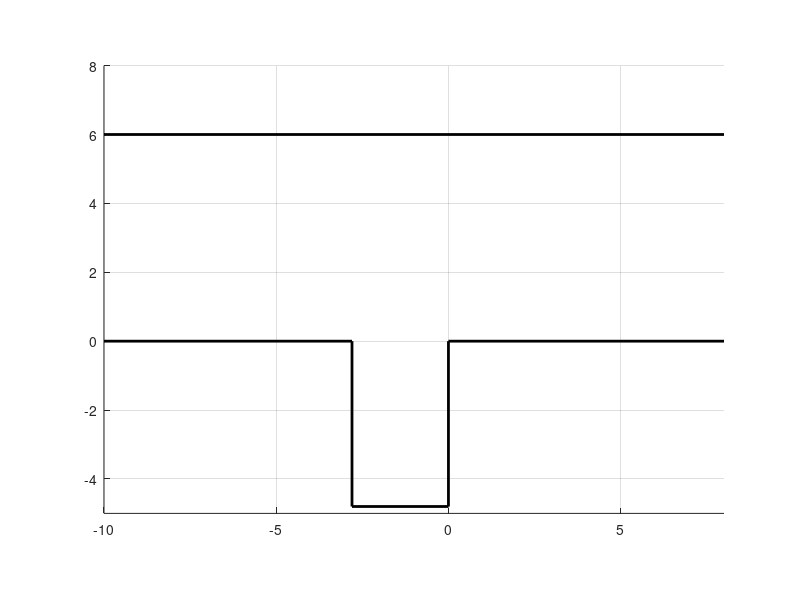

Write the MATLAB code that produced this figure. (Note: this script raises an error after producing the figure.)
clear; close all; clc

veh.LF = 3.55;
veh.LB = 0.9;
veh.W = 1.98;
veh.RMin = 5;
veh.Color = '#C0C0C0';
veh.LineWidth = 0.01;
disc_dist = 0.1;
margin = 0.3;

MAX_TIMES = 1000;

bound_x = 6;
bound_y = 6;
bounds = [bound_x, bound_y];
xmax = 8;
xmin = -10;
ymax = 8;
ymin = -5;

lot.W = 2.8;
lot.L = 4.8;
axis equal;
hold on;grid on;
xlim([xmin xmax])
ylim([ymin ymax])
plot([xmin, xmax], [bound_y, bound_y], 'k', 'LineWidth', 2)
plot([xmin, -lot.W, -lot.W, 0, 0, xmax], [0, 0, -lot.L, -lot.L, 0, 0], 'k', 'LineWidth', 2)

start = WayPoint(-5.0, 1.7, 0.1);
plot(start.X, start.Y, 'ro')
goal = WayPoint(-0.5 * lot.W, -veh.LF, 0.5 * pi);
plot(goal.X, goal.Y, 'ro')

%% ==== once gear shift ===========
theta_fac = atan(0.5 * veh.W / veh.LF);
theta_rac = atan(0.5 * veh.W / veh.LB);

theta_max_flc = 0.5 * pi  - theta_fac;
if theta_max_flc > start.Theta
    r_min_flc = (bound_y - start.Y - margin - veh.LF / cos(theta_fac)) / (2.0 * sin(0.5 * (theta_max_flc - ...
        start.Theta)) * sin(0.5 * (theta_max_flc + start.Theta)));
else
    r_min_flc = veh.RMin;
end
% fprintf("r_min_flc: %.3f\n", r_min_flc)

theta_max_rlc = 0.5 * pi - theta_rac;
if theta_max_rlc > start.Theta
    r_max_rlc = (start.X + lot.W + margin + veh.LB / cos(theta_rac)) / (2.0 * sin(0.5 * (theta_max_rlc - ...
        start.Theta)) * cos(0.5 * (theta_max_flc + start.Theta)));
else
    r_max_rlc = 10000;
end
% fprintf("r_max_flc: %.3f\n", r_max_rlc)

obst_right = Point(0, 0);
obst_left = Point(-lot.W, 0);
obsts = [obst_right, obst_left];
r0 = 0;
r_min_dist = 100;
times = 1;
while abs(r_min_dist - r0) > 0.001 && times < MAX_TIMES
    r0 = r_min_dist;
    f = (start.X + r0 * sin(start.Theta) - obst_right.X) ^ 2 + (start.Y - r0 * cos(start.Theta) - obst_right.Y) ^ 2 - (r0 - 0.5 * veh.W - margin) ^ 2;
    df = 2.0 * sin(start.Theta) * (start.X + r0 * sin(start.Theta) - obst_right.Y) - 2.0 * cos(start.Theta) * (start.Y - r0 * cos(start.Theta) - obst_right.Y) - 2.0 * (r0 - 0.5 * veh.W - margin);
    r_min_dist = r0 - f / df;
    times = times + 1;
end
% fprintf("r_min_dist: %.3f\n", r_min_dist)

r_goal = (start.X - goal.X) / (1.0 - sin(start.Theta));
% fprintf("r_goal: %.3f\n", r_goal)
end_y = start.Y - r_goal * cos(start.Theta);

if r_goal > max(max(r_min_dist, r_min_flc), veh.RMin) && r_goal < r_max_rlc && end_y >= goal.Y && times < MAX_TIMES && r_min_dist > 0
    kappa = -1.0 / r_goal;
    length = (goal.Theta - start.Theta) / kappa;
    [x, y, theta] = WayPointsOnClothoid(start.X, start.Y, start.Theta, kappa, 0, length, uint16(abs(length) / disc_dist), false);
    VehicleAnimation(x, y, theta, veh);
    plot(goal.X, end_y, 'ro')
    [x, y, theta] = WayPointsOnClothoid(goal.X, end_y, goal.Theta, 0, 0, goal.Y - end_y, uint16((end_y - goal.Y) / disc_dist), false);
    [vehx, vehy] = VehicleAnimation(x, y, theta, veh);
    plot(vehx, vehy, 'k', 'LineWidth', 1.5)
    % fprintf("arc-line with arc-length (%.3f) kappa (%.3f) line-length (%.3f)\n", length, kappa, goal.Y - end_y)
    return;
else
    fprintf("once gear shift connection faild\n")
end

%% ======== twice gear shift ===========
[status, length1, kappa1, length2, kappa2, length3] = CircleCircleLine(start, goal, veh);
if status
    middle_pose = CalcStopPointByLength(start, kappa1, length1);
    end_pose = CalcStopPointByLength(middle_pose, kappa2, length2);
    center2 = Point(end_pose.X + veh.RMin, end_pose.Y);
    
    min_side_dist_pose = CalcStopPointByLength(end_pose, kappa2, veh.RMin * atan(abs((center2.Y - obst_right.Y) / (center2.X - obst_right.X))));
    min_side_dist = CalcDistance(center2, min_side_dist_pose) - CalcDistance(center2, obst_right) - 0.5 * veh.W;
    middle_flc_y = middle_pose.Y + veh.LF * sin(middle_pose.Theta + theta_fac) / cos(theta_fac);

    if bound_y - middle_flc_y > margin && min_side_dist > margin
        [x, y, theta] = WayPointsOnClothoid(start.X, start.Y, start.Theta, kappa1, 0, length1, round(abs(length1) / disc_dist), false);
        VehicleAnimation(x, y, theta, veh);
        plot(middle_pose.X, middle_pose.Y, 'ro')
        [x, y, theta] = WayPointsOnClothoid(middle_pose.X, middle_pose.Y, middle_pose.Theta, kappa2, 0, length2, round(abs(length2) / 0.1), false);
        VehicleAnimation(x, y, theta, veh);
        plot(end_pose.X, end_pose.Y, 'ro')
        [x, y, theta] = WayPointsOnClothoid(end_pose.X, end_pose.Y, end_pose.Theta, 0, 0, length3, round(abs(length3) / disc_dist), false);
        [vehx, vehy] = VehicleAnimation(x, y, theta, veh);
        plot(vehx, vehy, 'k', 'LineWidth', 1.5)
        return;
    else
        fprintf("twice gear shift collision faild\n")
    end
else
    fprintf("twice gear shift connection faild\n")
end


%% ======== more times gear shift (PSO) ============
D = 3;
K = 100;
N = 10;
LIMIT_X = [goal.X - min(0.5 * lot.W, 1.5), 0, 0.5; goal.X, 2.0, 0.9];
LIMIT_V = [-0.05, -0.05, -0.01; 0.05, 0.05, 0.01];
c0 = 1.5;
min_w = 1.2; max_w = 1.6;
plot([LIMIT_X(1, 1), LIMIT_X(2, 1), LIMIT_X(2, 1), LIMIT_X(1, 1), LIMIT_X(1, 1)], ...
    [LIMIT_X(1, 2), LIMIT_X(1, 2), LIMIT_X(2, 2), LIMIT_X(2, 2), LIMIT_X(1, 2)], 'r--')

x = zeros(N, D);
v = zeros(N, D);
p_best = zeros(N, D); % 个体粒子最优位置
% g_best = zeros(1, D); % 群体例子最优位置
g_best = [goal.X - 0.5 * (goal.X - obst_left.X), 1.0, 0.8]; % TODO: calculate by vehicle parameters
for n = 1 : N
    for d = 1 : D
        x(n, d) = LIMIT_X(1, d) + rand * (LIMIT_X(2, d) - LIMIT_X(1, d));
        v(n, d) = LIMIT_V(1, d) + rand * (LIMIT_V(2, d) - LIMIT_V(1, d));
    end
    p_best(n, :) = x(n, :);
end

gbest_fitness = KeyPoseFitness(start, goal, WayPoint(g_best(1), g_best(2), g_best(3)), obsts, bounds, veh, margin);
for k = 1 : K
    c1 = 1.5 + sin(0.5 * pi * (1.0 - 2.0 * k / K));
    c2 = 1.5 + sin(0.5 * pi * (2.0 * k / K - 1.0));
    w = max_w - (max_w - min_w) * k / K;
    last_gbest_fitness = gbest_fitness;
    for n = 1 : N
        % 更新速度(核心公式)
        temp_v = w * v(n, :) + c1 * rand * (p_best(n, :) - x(n, :)) + c2 * rand * (g_best - x(n, :));
        % 速度限制
        v(n, :) = max(min(temp_v, LIMIT_V(2, :)), LIMIT_V(1, :));
        % 更新位置
        temp_x = x(n, :) + v(n, :);
        % 位置限制
        x(n, :) = max(min(temp_x, LIMIT_X(2, :)), LIMIT_X(1, :));
        % 更新p_best和g_best
        if KeyPoseFitness(start, goal, WayPoint(x(n, 1), x(n, 2), x(n, 3)), obsts, bounds, veh, margin) > ...
                KeyPoseFitness(start, goal, WayPoint(p_best(n, 1), p_best(n, 2), p_best(n, 3)), obsts, bounds, veh, margin)
            p_best(n, :) = x(n, :);
        end
        pbest_fitness = KeyPoseFitness(start, goal, WayPoint(p_best(n, 1), p_best(n, 2), p_best(n, 3)), obsts, bounds, veh, margin);
        if pbest_fitness > gbest_fitness              
            g_best(1, :) = p_best(n, :);
            gbest_fitness = pbest_fitness;
        end
    end
    if abs(gbest_fitness - last_gbest_fitness) < 0.01 && gbest_fitness > 0
       break; 
    end
end
key_pose = WayPoint(g_best(1), g_best(2), g_best(3))
% key_pose = WayPoint(-2.3, 0.7, 0.5); % TODO: calculate by vehicle parameters
[status, length1, kappa1, length2, kappa2, length3, kappa3, length4, kappa4, length5] = ...
                        LineOrCircleCircleCircleCircleLine(start, goal, key_pose, veh);
if status
    [x, y, theta] = WayPointsOnClothoid(start.X, start.Y, start.Theta, kappa1, 0, length1, uint16(abs(length1) / disc_dist), false);
    VehicleAnimation(x, y, theta, veh);
    middle_pose1 = CalcStopPointByLength(start, kappa1, length1);
    plot(middle_pose1.X, middle_pose1.Y, 'ro')
    [x, y, theta] = WayPointsOnClothoid(middle_pose1.X, middle_pose1.Y, middle_pose1.Theta, kappa2, 0, length2, uint16(abs(length2) / disc_dist), false);
    VehicleAnimation(x, y, theta, veh);
    plot(key_pose.X, key_pose.Y, 'ro')

    [x, y, theta] = WayPointsOnClothoid(key_pose.X, key_pose.Y, key_pose.Theta, kappa3, 0, length3, round(abs(length3) / disc_dist), false);
    VehicleAnimation(x, y, theta, veh);
    middle_pose2 = CalcStopPointByLength(key_pose, kappa3, length3);
    plot(middle_pose2.X, middle_pose2.Y, 'ro')
    [x, y, theta] = WayPointsOnClothoid(middle_pose2.X, middle_pose2.Y, middle_pose2.Theta, kappa4, 0, length4, round(abs(length4) / disc_dist), false);
    VehicleAnimation(x, y, theta, veh);
    end_pose = CalcStopPointByLength(middle_pose2, kappa4, length4);
    plot(end_pose.X, end_pose.Y, 'ro')
    [x, y, theta] = WayPointsOnClothoid(end_pose.X, end_pose.Y, end_pose.Theta, 0, 0, length5, round(abs(length5) / disc_dist), false);
    [vehx, vehy] = VehicleAnimation(x, y, theta, veh);
    plot(vehx, vehy, 'k', 'LineWidth', 1.5)
else
    fprintf("line-circle connection faild\n")
end

function cost = KeyPoseFitness(start_pose, goal_pose, key_pose, obsts, bounds, veh, margin)
    obst_right = obsts(1); obst_left = obsts(2);
    bound_x = bounds(1); bound_y = bounds(2);
    vrl_start = AxisLocalToGlobal(key_pose, WayPoint(-veh.LB, 0.5 * veh.W, 0.0));
    vrr_start = AxisLocalToGlobal(key_pose, WayPoint(-veh.LB, -0.5 * veh.W, 0.0));
    if vrl_start.X > obst_left.X && vrl_start.Y < obst_left.Y
        if vrl_start.X - obst_left.X > margin
            cost = 0;
        else
            cost = -1;
            return;
        end
    elseif vrr_start.X < obst_left.X && vrr_start.Y > obst_left.Y
        if vrr_start.Y - obst_left.Y > margin
            cost = 0;
        else
            cost = -1;
            return;
        end
    else
        a = [obst_left.X - vrl_start.X, obst_left.Y - vrl_start.Y];
        b = [vrr_start.X - vrl_start.X, vrr_start.Y - vrl_start.Y];
        if (a(1) * b(2) - a(2) * b(1)) / veh.W > margin
            cost = 0;
        else
            cost = -1;
        end
    end
    [status, length1, kappa1, length2, kappa2, length3, kappa3, length4, kappa4, length5] = ...
                        LineOrCircleCircleCircleCircleLine(start_pose, goal_pose, key_pose, veh);
    if ~status
        cost = -1;
        return;
    end
    middle_pose1 = CalcStopPointByLength(start_pose, kappa1, length1);
    middle_pose2 = CalcStopPointByLength(key_pose, kappa3, length3);
    end_pose = CalcStopPointByLength(middle_pose2, kappa4, length4);
    center3 = Point(end_pose.X + veh.RMin, end_pose.Y);
    
    vfl_mp1 = AxisLocalToGlobal(middle_pose1, WayPoint(veh.LF, 0.5 * veh.W, 0));
    vfr_mp1 = AxisLocalToGlobal(middle_pose1, WayPoint(veh.LF, -0.5 * veh.W, 0));
    if bound_x - vfl_mp1.X < margin || bound_y - vfl_mp1.Y < margin || ...
            bound_x - vfr_mp1.X < margin || vfr_mp1.Y - obst_right.Y < margin
        cost = -1;
        return;
    end

    vfl_mp2 = AxisLocalToGlobal(middle_pose2, WayPoint(veh.LF, 0.5 * veh.W, 0));
    vfr_mp2 = AxisLocalToGlobal(middle_pose2, WayPoint(veh.LF, -0.5 * veh.W, 0));
    if bound_x - vfl_mp2.X < margin || bound_y - vfl_mp2.Y < margin || bound_x - vfr_mp2.X < margin
        cost = -1;
        return;
    end
    
    min_side_dist_pose = CalcStopPointByLength(end_pose, kappa4, veh.RMin * atan(abs((center3.Y - obst_right.Y) / (center3.X - obst_right.X))));
    min_side_dist = CalcDistance(center3, min_side_dist_pose) - CalcDistance(center3, obst_right) - 0.5 * veh.W;
    if min_side_dist < margin || abs(kappa2) > 1.0 / veh.RMin 
        cost = -1;
        return;
    end
    cost = cost + 10.0 / (abs(length1) + abs(length2) + abs(length3) + abs(length4) + abs(length5));
end

function [status, length1, kappa1, length2, kappa2, length3, kappa3, length4, kappa4, length5] = ...
    LineOrCircleCircleCircleCircleLine(start_pose, goal_pose, key_pose, veh)

    [ls, ll1, ll2, lk2] = LineCircle(start_pose, key_pose, veh);
    if ls
        [cs, cl1, ck1, cl2, ck2] = CircleCircle(start_pose, key_pose, veh);
        if cs && abs(cl1) + abs(cl2) < abs(ll1) + abs(ll2)
            length1 = cl1;
            kappa1 = ck1;
            length2 = cl2;
            kappa2 = ck2;
        else
            length1 = ll1;
            kappa1 = 0.0;
            length2 = ll2;
            kappa2 = lk2;
        end
    else
        [cs, length1, kappa1, length2, kappa2] = CircleCircle(start_pose, key_pose, veh);
    end
    
    if ls || cs
        [status, length3, kappa3, length4, kappa4, length5] = CircleCircleLine(key_pose, goal_pose, veh);
    else
        status = false;
        kappa3 = 0;
        length3 = 0;
        kappa4 = 0;
        length4 = 0;
        length5 = 0;
    end
end

function [status, length1, kappa1, length2, kappa2, length3] = CircleCircleLine(start_pose, goal_pose, veh)
    L = [2; 2]; L0 = [0; 0];
    times = 1; MAX_TIMES = 1000;
    while norm(L - L0) > 0.001 && times < MAX_TIMES
        L0 = L;
        theta1 = L0(1) / veh.RMin; theta2 = L0(2) / veh.RMin;
        P = [theta1 + theta2 + start_pose.Theta - goal_pose.Theta;
            2.0 * veh.RMin * (sin(0.5 * theta1) * cos(start_pose.Theta + 0.5 * theta1) - ...
            sin(0.5 * theta2) * cos(start_pose.Theta + theta1 + 0.5 * theta2)) + start_pose.X - goal_pose.X];
        gradP = [1.0 / veh.RMin, 1.0 / veh.RMin;
            cos(start_pose.Theta + theta1) + 2.0 * sin(theta2) * sin(start_pose.Theta + theta1 + 0.5 * theta2), ...
            -cos(start_pose.Theta + theta1 + theta2)];
        if isnan(rcond(gradP)) || rcond(gradP) < 1e-12
            times = MAX_TIMES;
            break;
        end
        L = L0 - gradP \ P;
        times = times + 1;
    end
    
    if times < MAX_TIMES
        kappa1 = 1.0 / veh.RMin;
        length1 = L(1);
        kappa2 = -1.0 / veh.RMin;
        length2 = -L(2);
        end_pose_y = start_pose.Y + 2.0 / kappa1 * sin(0.5 * kappa1 * length1) * sin(start_pose.Theta + 0.5 * kappa1 * length1) + ...
            2.0 / kappa2 * sin(0.5 * kappa2 * length2) * sin(start_pose.Theta + kappa1 * length1 + 0.5 * kappa2 * length2);
        length3 = goal_pose.Y - end_pose_y;
        status = length1 > 0 && length2 < 0 && length3 < 0;
    else
        status = false;
        kappa1 = 0;
        length1 = 0;
        kappa2 = 0;
        length2 = 0;
        length3 = 0;
    end
end